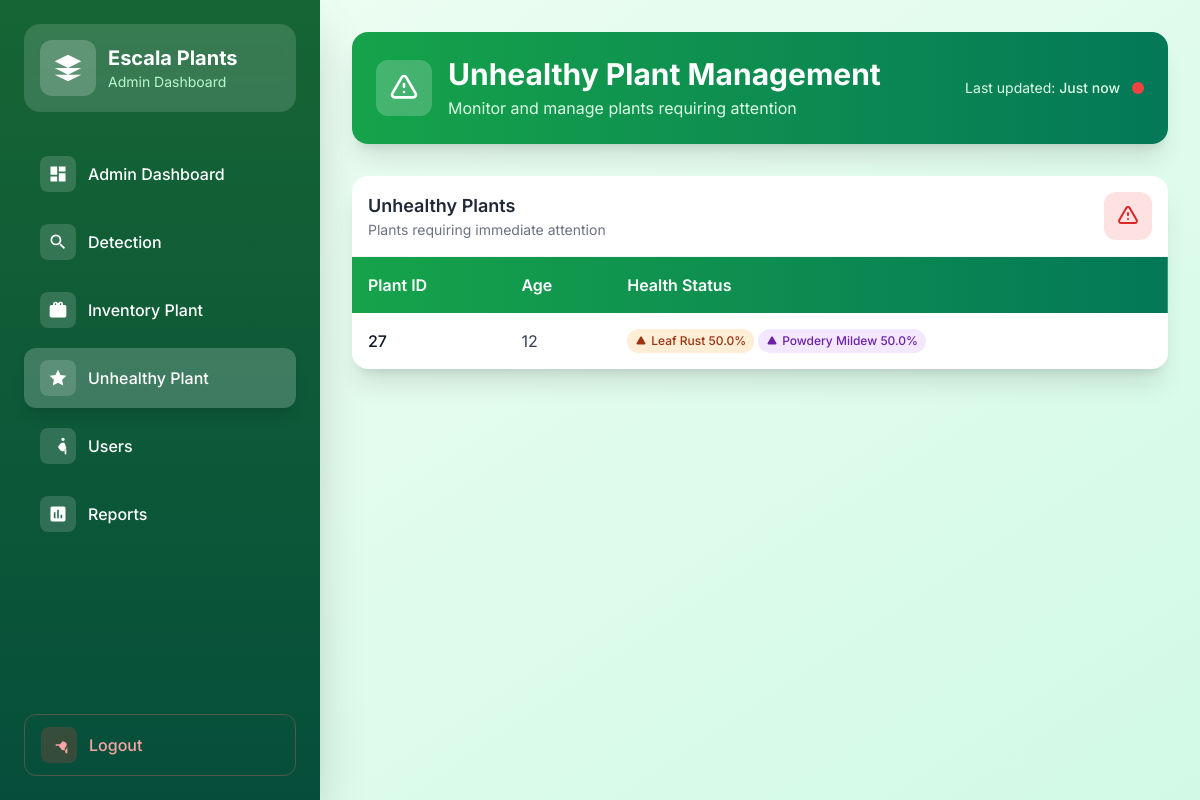
The app's page /track-plant-health/ (signed in) with its own data.
### dashboard/models.py (models this page shows, shortened)
class Plant(models.Model):
    user = models.ForeignKey(settings.AUTH_USER_MODEL, on_delete=models.CASCADE)
    plant_id = models.AutoField(primary_key=True)
    plant_number = models.IntegerField(default=0)
    age = models.IntegerField()
    health_status = models.CharField(max_length=255, default='undetected')
    symptoms = models.CharField(max_length=255, blank=True, null=True)
    tree_analysis = models.OneToOneField(
    'dashboard.TreeAnalysis',
    null=True,
    blank=True,
    on_delete=models.SET_NULL,
    related_name='linked_plant'  # ✅ Add this
)

### dashboard/views.py (the view)
# urls.py: path('track-plant-health/', track_plant_health, name='track_plant_health'),
def track_plant_health(request):
    from django.core.paginator import Paginator
    plants = Plant.objects.all()
    unhealthy_plants_data = []
    for plant in plants:
        latest_analysis = TreeAnalysis.objects.filter(plant=plant).order_by('-created_at').first()
        if latest_analysis:
            latest_analysis.calculate_health()
            if latest_analysis.leaf_rust_percentage > 0 or latest_analysis.powdery_mildew_percentage > 0:
                plant.detection_details = {
                    'leaf_rust_percentage': latest_analysis.leaf_rust_percentage,
                    'powdery_mildew_percentage': latest_analysis.powdery_mildew_percentage,
                }
                unhealthy_plants_data.append(plant)
    paginator = Paginator(unhealthy_plants_data, 5)
    page_number = request.GET.get('page')
    page_obj = paginator.get_page(page_number)
    return render(request, "dashboard/track_plant_health.html", {
        "unhealthy_plants": page_obj,
        "page_obj": page_obj
    })

### dashboard/templates/dashboard/track_plant_health.html (shortened to what this page needs)
{% load static %}
<!DOCTYPE html>
<html lang="en">
<head>
    <script src="https://cdn.tailwindcss.com"></script>
</head>
<body class="bg-gradient-to-br from-green-50 to-emerald-100 min-h-screen">
<div class="flex flex-col lg:flex-row min-h-screen">
  <aside id="sidebar" class="bg-gradient-to-b from-green-800 to-emerald-900 text-white w-full lg:w-80 h-auto lg:h-screen p-6 flex-col justify-between hidden lg:flex shadow-2xl">
    <div>
      <div class="bg-white bg-opacity-15 rounded-2xl p-4 mb-8 backdrop-blur-sm">
        <div class="flex items-center space-x-3">
          <div class="bg-white bg-opacity-20 p-3 rounded-xl">
            <svg class="w-8 h-8 text-white" fill="currentColor" viewBox="0 0 24 24">
              <path d="M12 2L2 7l10 5 10-5-10-5zM2 17l10 5 10-5M2 12l10 5 10-5"/>
            </svg>
          </div>
          <div>
            <h1 class="text-xl font-bold">Escala Plants</h1>
            <p class="text-green-200 text-sm">Admin Dashboard</p>
          </div>
        </div>
      </div>
      <nav class="space-y-2">
        {% if request.user.role == 'admin' %}
        <a href="{% url 'admin_dashboard' %}" class="flex items-center py-3 px-4 rounded-xl transition-all duration-200 {% if request.path == '/admin_dashboard/' %}bg-white bg-opacity-20 shadow-lg{% else %}hover:bg-white hover:bg-opacity-10{% endif %}">
          <div class="bg-white bg-opacity-15 p-2 rounded-lg mr-3">
            <svg class="w-5 h-5" fill="currentColor" viewBox="0 0 24 24">
              <path d="M3 13h8V3H3v10zm0 8h8v-6H3v6zm10 0h8V11h-8v10zm0-18v6h8V3h-8z"/>
            </svg>
          </div>
          <span class="font-medium">Admin Dashboard</span>
        </a>
        {% endif %}
        <a href="{% url 'detector' %}" class="flex items-center py-3 px-4 rounded-xl transition-all duration-200 {% if request.path == '/detector/' %}bg-white bg-opacity-20 shadow-lg{% else %}hover:bg-white hover:bg-opacity-10{% endif %}">
          <div class="bg-white bg-opacity-15 p-2 rounded-lg mr-3">
            <svg class="w-5 h-5" fill="currentColor" viewBox="0 0 24 24">
              <path d="M9.5 3A6.5 6.5 0 0 1 16 9.5c0 1.61-.59 3.09-1.56 4.23l.27.27h.79l5 5-1.5 1.5-5-5v-.79l-.27-.27A6.516 6.516 0 0 1 9.5 16 6.5 6.5 0 0 1 3 9.5 6.5 6.5 0 0 1 9.5 3m0 2C7 5 5 7 5 9.5S7 14 9.5 14 14 12 14 9.5 12 5 9.5 5z"/>
            </svg>
          </div>
          <span class="font-medium">Detection</span>
        </a>
        <a href="{% url 'inventory' %}" class="flex items-center py-3 px-4 rounded-xl transition-all duration-200 {% if request.path == '/inventory/' %}bg-white bg-opacity-20 shadow-lg{% else %}hover:bg-white hover:bg-opacity-10{% endif %}">
          <div class="bg-white bg-opacity-15 p-2 rounded-lg mr-3">
          </div>
          <span class="font-medium">Inventory Plant</span>
        </a>
        <a href="{% url 'track_plant_health' %}" class="flex items-center py-3 px-4 rounded-xl transition-all duration-200 {% if request.path == '/track-plant-health/' %}bg-white bg-opacity-20 shadow-lg{% else %}hover:bg-white hover:bg-opacity-10{% endif %}">
          <div class="bg-white bg-opacity-15 p-2 rounded-lg mr-3">
            <svg class="w-5 h-5" fill="currentColor" viewBox="0 0 24 24">
              <path d="M12 2l3.09 6.26L22 9.27l-5 4.87 1.18 6.88L12 17.77l-6.18 3.25L7 14.14 2 9.27l6.91-1.01L12 2z"/>
            </svg>
          </div>
          <span class="font-medium">Unhealthy Plant</span>
        </a>
        {% if request.user.is_authenticated and request.user.role == 'admin' %}
        <a href="{% url 'user_list' %}" class="flex items-center py-3 px-4 rounded-xl transition-all duration-200 {% if request.path == '/users/' %}bg-white bg-opacity-20 shadow-lg{% else %}hover:bg-white hover:bg-opacity-10{% endif %}">
          <div class="bg-white bg-opacity-15 p-2 rounded-lg mr-3">
            <svg class="w-5 h-5" fill="currentColor" viewBox="0 0 24 24">
              <path d="M16 4c0-1.11.89-2 2-2s2 .89 2 2-.89 2-2 2-2-.89-2-2zm4 18v-6h2.5l-2.54-7.63A1.5 1.5 0 0 0 18.54 8H17c-.8 0-1.54.37-2.01.99l-2.54 3.38c-.35.47-.35 1.1 0 1.58l2.54 3.38c.47.62 1.21.99 2.01.99h1.54c.8 0 1.54-.37 2.01-.99L22 14v8h-2z"/>
            </svg>
          </div>
          <span class="font-medium">Users</span>
        </a>
        <a href="{% url 'reports' %}" class="flex items-center py-3 px-4 rounded-xl transition-all duration-200 {% if request.path == '/reports/' %}bg-white bg-opacity-20 shadow-lg{% else %}hover:bg-white hover:bg-opacity-10{% endif %}">
          <div class="bg-white bg-opacity-15 p-2 rounded-lg mr-3">
            <svg class="w-5 h-5" fill="currentColor" viewBox="0 0 24 24">
              <path d="M19 3H5c-1.1 0-2 .9-2 2v14c0 1.1.9 2 2 2h14c1.1 0 2-.9 2-2V5c0-1.1-.9-2-2-2zM9 17H7v-7h2v7zm4 0h-2V7h2v10zm4 0h-2v-4h2v4z"/>
            </svg>
          </div>
          <span class="font-medium">Reports</span>
        </a>
        {% endif %}
      </nav>
    </div>
    <div class="mt-8">
      <a href="{% url 'logout' %}" class="flex items-center py-3 px-4 rounded-xl transition-all duration-200 hover:bg-red-600 hover:bg-opacity-20 border border-red-400 border-opacity-30">
        <div class="bg-red-500 bg-opacity-20 p-2 rounded-lg mr-3">
          <svg class="w-5 h-5 text-red-300" fill="currentColor" viewBox="0 0 24 24">
            <path d="M17 7l-1.41 1.41L18.17 11H8v2h10.17l-2.58 2.59A1.5 1.5 0 0 0 18.54 8H17c-.8 0-1.54.37-2.01.99l-2.54 3.38c-.35.47-.35 1.1 0 1.58l2.54 3.38c.47.62 1.21.99 2.01.99h1.54c.8 0 1.54-.37 2.01-.99L22 14v8h-2z"/>
          </svg>
        </div>
        <span class="font-medium text-red-300">Logout</span>
      </a>
    </div>
  </aside>
  <main class="flex-1 p-6 lg:p-8 overflow-x-hidden">
    <div class="max-w-7xl mx-auto">
      <div class="bg-gradient-to-r from-green-600 to-emerald-700 text-white p-6 rounded-2xl shadow-xl mb-8">
          <div class="flex justify-between items-center flex-wrap">
              <div class="flex items-center space-x-4">
                  <div class="bg-white bg-opacity-20 p-3 rounded-xl">
                      <svg class="w-8 h-8" fill="none" stroke="currentColor" stroke-width="2" viewBox="0 0 24 24">
                          <path stroke-linecap="round" stroke-linejoin="round" d="M12 9v2m0 4h.01M5.07 19h13.86c1.54 0 2.5-1.66 1.73-3L13.73 4c-.77-1.33-2.69-1.33-3.46 0L3.34 16c-.77 1.34.19 3 1.73 3z"/>
                      </svg>
                  </div>
                  <div>
                      <h2 class="text-2xl lg:text-3xl font-bold">Unhealthy Plant Management</h2>
                      <p class="text-green-100 mt-1">Monitor and manage plants requiring attention</p>
                  </div>
              </div>
              <div class="flex items-center space-x-3 mt-4 sm:mt-0">
                  <span class="text-sm text-green-100">Last updated: <span class="font-medium">Just now</span></span>
                  <div class="w-3 h-3 bg-red-500 rounded-full animate-pulse"></div>
              </div>
          </div>
      </div>
      <div class="bg-white rounded-2xl shadow-xl overflow-hidden">
          <div class="flex justify-between items-center p-4 border-b border-gray-100">
              <div>
                  <h3 class="text-lg font-semibold text-gray-800">Unhealthy Plants</h3>
                  <p class="text-gray-500 text-sm">Plants requiring immediate attention</p>
              </div>
              <div class="w-12 h-12 bg-red-100 rounded-xl flex items-center justify-center">
                  <svg class="w-6 h-6 text-red-600" fill="none" stroke="currentColor" stroke-width="2" viewBox="0 0 24 24">
                      <path stroke-linecap="round" stroke-linejoin="round" d="M12 9v2m0 4h.01M5.07 19h13.86c1.54 0 2.5-1.66 1.73-3L13.73 4c-.77-1.33-2.69-1.33-3.46 0L3.34 16c-.77 1.34.19 3 1.73 3z"/>
                      </svg>
                  </div>
          </div>
          <div class="overflow-x-auto">
              <table class="min-w-full">
                  <thead>
                      <tr class="bg-gradient-to-r from-green-600 to-emerald-700 text-white">
                          <th class="p-4 text-left font-semibold">Plant ID</th>
                          <th class="p-4 text-left font-semibold">Age</th>
                          <th class="p-4 text-left font-semibold">Health Status</th>
                      </tr>
                  </thead>
                  <tbody class="divide-y divide-gray-100">
                      {% for plant in unhealthy_plants %}
                      <tr class="hover:bg-green-50 transition-colors duration-200">
                          <td class="p-4 font-medium text-gray-900">{{ plant.plant_id }}</td>
                          <td class="p-4 text-gray-700">{{ plant.age }}</td>
                          <td class="p-4">
                              {% if plant.health_status == 'undetected' %}
                                  <span class="inline-flex items-center px-3 py-1 rounded-full text-sm font-medium bg-yellow-100 text-yellow-800">
                                      <svg class="w-4 h-4 mr-1" fill="currentColor" viewBox="0 0 24 24">
                                          <path d="M12 2C6.48 2 2 6.48 2 12s4.48 10 10 10 10-4.48 10-10S17.52 2 12 2zm-2 15l-5-5 1.41-1.41L10 14.17l7.59-7.59L19 8l-9 9z"/>
                                      </svg>
                                      Pending Detection
                                  </span>
                              {% else %}
                                  <div class="flex flex-wrap gap-1">
                                      {% if plant.detection_details and plant.detection_details.leaf_rust_percentage > 0 %}
                                          <span class="inline-flex items-center px-2 py-1 rounded-full text-xs font-medium bg-orange-100 text-orange-800">
                                              <svg class="w-3 h-3 mr-1" fill="currentColor" viewBox="0 0 24 24">
                                                  <path d="M12 9v2m0 4h.01M5.07 19h13.86c1.54 0 2.5-1.66 1.73-3L13.73 4c-.77-1.33-2.69-1.33-3.46 0L3.34 16c-.77 1.34.19 3 1.73 3z"/>
                                              </svg>
                                              Leaf Rust {{ plant.detection_details.leaf_rust_percentage|floatformat:1 }}%
                                          </span>
                                      {% endif %}
                                      {% if plant.detection_details and plant.detection_details.powdery_mildew_percentage > 0 %}
                                          <span class="inline-flex items-center px-2 py-1 rounded-full text-xs font-medium bg-purple-100 text-purple-800">
                                              <svg class="w-3 h-3 mr-1" fill="currentColor" viewBox="0 0 24 24">
                                                  <path d="M12 9v2m0 4h.01M5.07 19h13.86c1.54 0 2.5-1.66 1.73-3L13.73 4c-.77-1.33-2.69-1.33-3.46 0L3.34 16c-.77 1.34.19 3 1.73 3z"/>
                                              </svg>
                                              Powdery Mildew {{ plant.detection_details.powdery_mildew_percentage|floatformat:1 }}%
                                          </span>
                                      {% endif %}
                                  </div>
                              {% endif %}
                          </td>
                      </tr>
                      {% endfor %}
                  </tbody>
              </table>
          </div>
      </div>
    </div>
  </main>
</div>
</body>
</html>

### dashboard/templates/dashboard/track_plant_health.html (style rules this page uses)
body { font-family: 'Inter', sans-serif; }

### records on screen
Plant: plant_id "27", age "12", detection_details.leaf_rust_percentage "50.0", detection_details.powdery_mildew_percentage "50.0"
